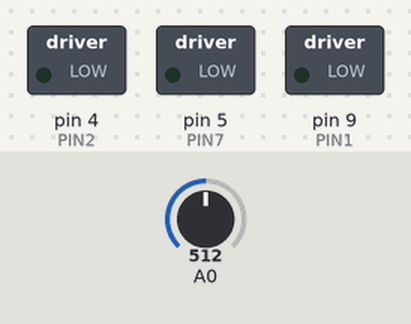
A sketch run on a simulated Arduino Uno, built with avr-gcc and run on an emulated ATmega328P. Parts: switched loads named in the sketch (green lamp = pin HIGH). The test bench sets the inputs (shaded band); at power-on: A0 = 512.

Above: at 1.2 s.
1.3 s: A0 set to 492
At 1.6 s:
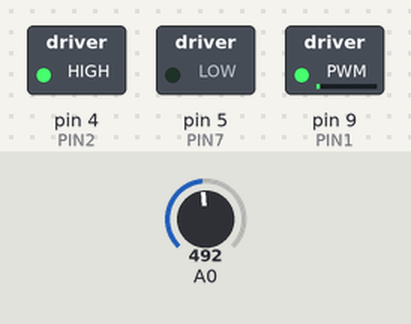
2.8 s: A0 set to 511
At 3.9 s:
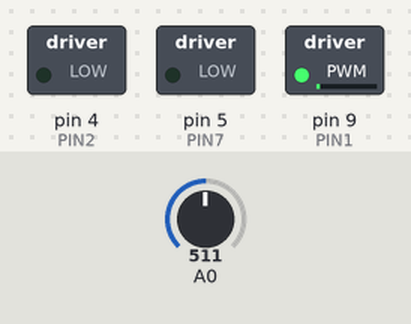
4.3 s: A0 set to 532
At 5.1 s:
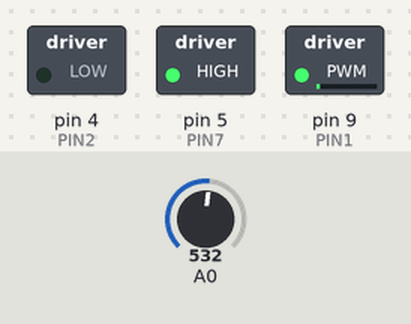
5.8 s: A0 set to 716
At 6.2 s:
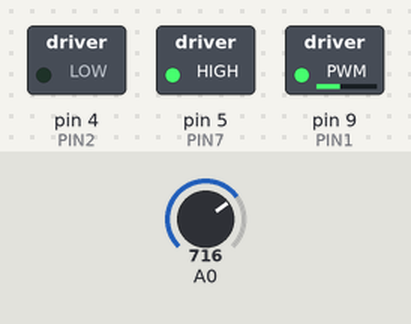
7.3 s: A0 set to 900
At 8.6 s:
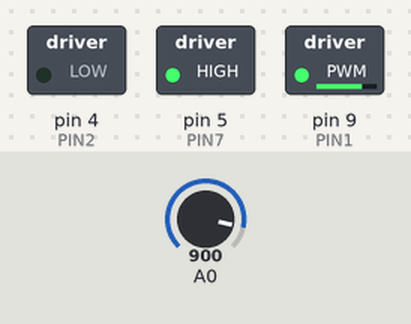
Timing chart, 0 to 9.8 s (numbered marks = the images above; inputs shaded):
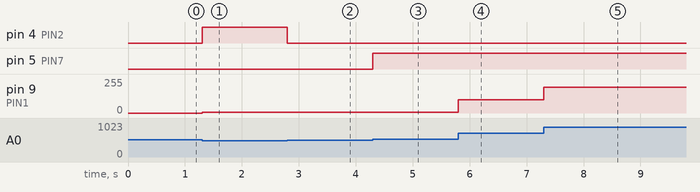

Measured:
- after the input at 1.3 s, pin 4 (PIN2): LOW → HIGH at once; pin 9 (PIN1): 0/255 → 5/255 at once
- after the input at 2.8 s, pin 4 (PIN2): HIGH → LOW at once
- after the input at 4.3 s, pin 5 (PIN7): LOW → HIGH at once
- after the input at 5.8 s, pin 9 (PIN1): 5/255 → 98/255 at once
- after the input at 7.3 s, pin 9 (PIN1): 98/255 → 192/255 at once

The sketch:

tema10_ControlGiro_y_VelocidadMotor.ino
```cpp
#define PIN2 4
#define PIN7 5
#define PIN1 9

void setup() {
  // initialize digital pin 13 as an output.
  pinMode(PIN1, OUTPUT);
  pinMode(PIN2, OUTPUT);
  pinMode(PIN7, OUTPUT);
}

// the loop function runs over and over again forever
void loop() {
  int valor_pot = analogRead(A0);
  if (valor_pot <= 502) {
    digitalWrite(PIN2, HIGH);
    digitalWrite(PIN7, LOW);
    analogWrite(PIN1, map (valor_pot,502,0,0,255));


  } else if (valor_pot >= 522) {
    digitalWrite(PIN2, LOW);
    digitalWrite(PIN7, HIGH);
    analogWrite(PIN1, map (valor_pot-522,0,502,0,255));

  }else{
    digitalWrite(PIN2, LOW);
    digitalWrite(PIN7, LOW);
    // ó  analogWrite(PIN1,0);
  }


}
```
